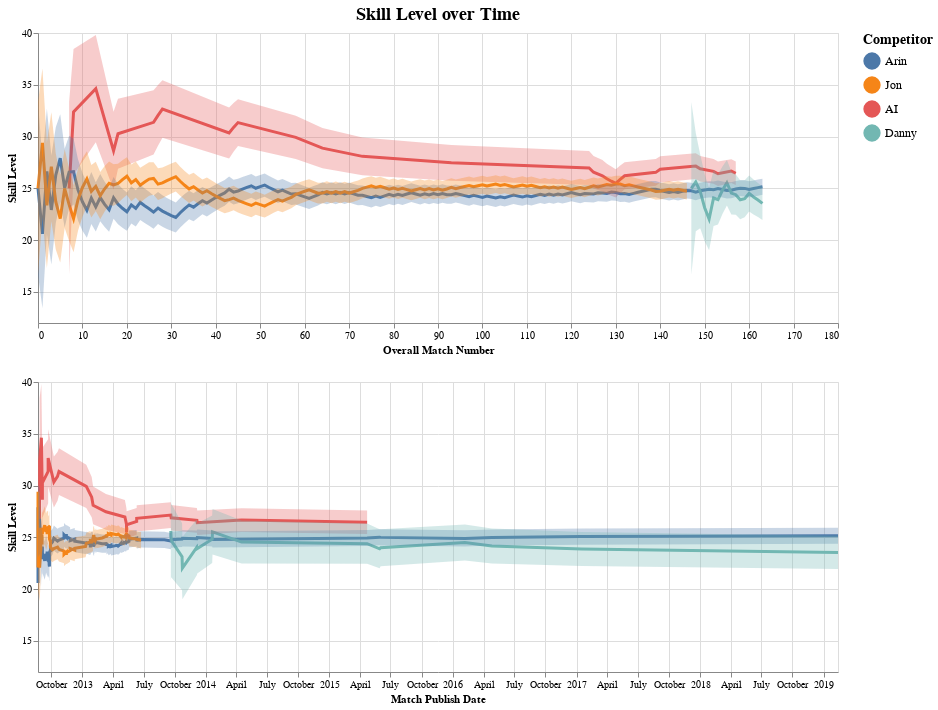

Notebook source saved alongside this figure:
### Code cell
make_trueskill_plot(
    x_axis_column='overall_match_number',
    x_axis_label='Overall Match Number',
    x_axis_column_2='match_publish_date', 
    x_axis_label_2 = 'Match Publish Date'
)

### Figure 1 — Vega-Lite specification as saved in the notebook (floating-point values rounded to 4 significant figures; data arrays with more than 128 entries replaced by an {"elided": "..."} marker saying what was removed)
{"config": {"view": {"continuousWidth": 400, "continuousHeight": 300}, "title": {"fontSize": 18}}, "vconcat": [{"layer": [{"mark": {"type": "line", "strokeWidth": 3}, "encoding": {"color": {"type": "nominal", "field": "competitor", "legend": {"labelFontSize": 12, "symbolSize": 250, "titleFontSize": 14}, "sort": ["Arin", "Jon", "AI", "Danny"], "title": "Competitor"}, "opacity": {"condition": {"value": 1, "selection": "selector001"}, "value": 0.1}, "y": {"type": "quantitative", "field": "mu", "scale": {"zero": false}, "title": "Skill Level"}}, "selection": {"selector001": {"type": "multi", "fields": ["competitor"], "bind": "legend"}, "final_match_number": {"type": "single", "fields": ["overall_match_number"], "bind": {"input": "range", "max": 163.0, "min": 1, "name": "Final Match Number: ", "step": 1}, "init": {"overall_match_number": 163.0}}}}, {"mark": "area", "encoding": {"color": {"type": "nominal", "field": "competitor", "legend": {"labelFontSize": 12, "symbolSize": 250, "titleFontSize": 14}, "sort": ["Arin", "Jon", "AI", "Danny"], "title": "Competitor"}, "fillOpacity": {"condition": {"value": 0.3, "selection": "selector001"}, "value": 0.05}, "y": {"type": "quantitative", "field": "y"}, "y2": {"field": "y2"}}, "height": 290, "transform": [{"calculate": "datum.mu+datum.sigma", "as": "y"}, {"calculate": "datum.mu-datum.sigma", "as": "y2"}], "width": 800}], "encoding": {"x": {"type": "quantitative", "field": "overall_match_number", "title": "Overall Match Number"}}, "title": "Skill Level over Time"}, {"layer": [{"mark": {"type": "line", "strokeWidth": 3}, "encoding": {"color": {"type": "nominal", "field": "competitor", "legend": {"labelFontSize": 12, "symbolSize": 250, "titleFontSize": 14}, "sort": ["Arin", "Jon", "AI", "Danny"], "title": "Competitor"}, "opacity": {"condition": {"value": 1, "selection": "selector001"}, "value": 0.1}, "y": {"type": "quantitative", "field": "mu", "scale": {"zero": false}, "title": "Skill Level"}}, "selection": {"selector001": {"type": "multi", "fields": ["competitor"], "bind": "legend"}, "final_match_number": {"type": "single", "fields": ["overall_match_number"], "bind": {"input": "range", "max": 163.0, "min": 1, "name": "Final Match Number: ", "step": 1}, "init": {"overall_match_number": 163.0}}}}, {"mark": "area", "encoding": {"color": {"type": "nominal", "field": "competitor", "legend": {"labelFontSize": 12, "symbolSize": 250, "titleFontSize": 14}, "sort": ["Arin", "Jon", "AI", "Danny"], "title": "Competitor"}, "fillOpacity": {"condition": {"value": 0.3, "selection": "selector001"}, "value": 0.05}, "y": {"type": "quantitative", "field": "y"}, "y2": {"field": "y2"}}, "height": 290, "transform": [{"calculate": "datum.mu+datum.sigma", "as": "y"}, {"calculate": "datum.mu-datum.sigma", "as": "y2"}], "width": 800}], "encoding": {"x": {"type": "temporal", "field": "match_publish_date", "title": "Match Publish Date"}}}], "data": {"name": "data-bffef4bd9c14955aba113bc242a61c72"}, "transform": [{"filter": "(datum.overall_match_number <= final_match_number.overall_match_number)"}], "$schema": "https://vega.github.io/schema/vega-lite/v4.8.1.json", "datasets": {"data-bffef4bd9c14955aba113bc242a61c72": {"elided": "359 records"}}}
